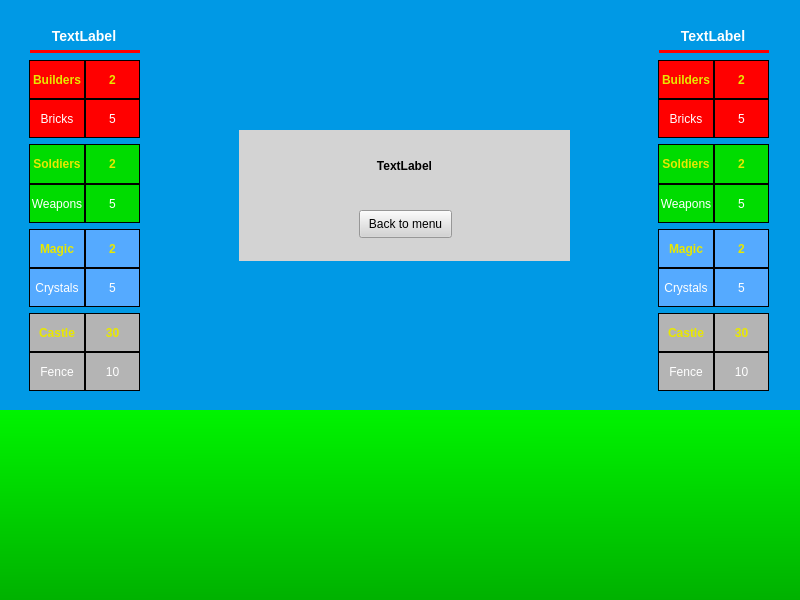
<?xml version="1.0" encoding="UTF-8"?>
<ui version="4.0">
 <class>Frame</class>
 <widget class="QFrame" name="Frame">
  <property name="geometry">
   <rect>
    <x>0</x>
    <y>0</y>
    <width>800</width>
    <height>600</height>
   </rect>
  </property>
  <property name="windowTitle">
   <string>Frame</string>
  </property>
  <property name="styleSheet">
   <string notr="true"/>
  </property>
  <widget class="QWidget" name="verticalLayoutWidget">
   <property name="geometry">
    <rect>
     <x>29</x>
     <y>60</y>
     <width>111</width>
     <height>331</height>
    </rect>
   </property>
   <layout class="QVBoxLayout" name="p1_stats_vbox">
    <item>
     <layout class="QGridLayout" name="p1_resource_0_grid">
      <property name="spacing">
       <number>0</number>
      </property>
      <item row="0" column="1">
       <widget class="QLabel" name="p1_resource_0_0_value">
        <property name="styleSheet">
         <string notr="true">background-color: red; 
border: 1px solid black;
color: rgb(232, 232, 0);
font-weight: bold;</string>
        </property>
        <property name="text">
         <string>2</string>
        </property>
        <property name="alignment">
         <set>Qt::AlignCenter</set>
        </property>
       </widget>
      </item>
      <item row="0" column="0">
       <widget class="QLabel" name="p1_resource_0_0_name">
        <property name="styleSheet">
         <string notr="true">background-color: red; 
border: 1px solid black;
color: rgb(232, 232, 0);
font-weight: bold;</string>
        </property>
        <property name="text">
         <string>Builders</string>
        </property>
        <property name="alignment">
         <set>Qt::AlignCenter</set>
        </property>
       </widget>
      </item>
      <item row="1" column="1">
       <widget class="QLabel" name="p1_resource_0_1_value">
        <property name="styleSheet">
         <string notr="true">background-color: red; 
border: 1px solid black;
color: white;</string>
        </property>
        <property name="text">
         <string>5</string>
        </property>
        <property name="alignment">
         <set>Qt::AlignCenter</set>
        </property>
       </widget>
      </item>
      <item row="1" column="0">
       <widget class="QLabel" name="p1_resource_0_1_name">
        <property name="styleSheet">
         <string notr="true">background-color: red; 
border: 1px solid black;
color: white;</string>
        </property>
        <property name="text">
         <string>Bricks</string>
        </property>
        <property name="alignment">
         <set>Qt::AlignCenter</set>
        </property>
       </widget>
      </item>
     </layout>
    </item>
    <item>
     <layout class="QGridLayout" name="p1_resource_1_grid">
      <property name="spacing">
       <number>0</number>
      </property>
      <item row="0" column="1">
       <widget class="QLabel" name="p1_resource_1_0_value">
        <property name="styleSheet">
         <string notr="true">background-color: rgb(0, 220, 0); border: 1px solid black; color: rgb(232, 232, 0);
font-weight: bold;</string>
        </property>
        <property name="text">
         <string>2</string>
        </property>
        <property name="alignment">
         <set>Qt::AlignCenter</set>
        </property>
       </widget>
      </item>
      <item row="0" column="0">
       <widget class="QLabel" name="p1_resource_1_0_name">
        <property name="styleSheet">
         <string notr="true">background-color: rgb(0, 220, 0); border: 1px solid black; color: rgb(232, 232, 0);
font-weight: bold;</string>
        </property>
        <property name="text">
         <string>Soldiers</string>
        </property>
        <property name="alignment">
         <set>Qt::AlignCenter</set>
        </property>
       </widget>
      </item>
      <item row="1" column="0">
       <widget class="QLabel" name="p1_resource_1_1_name">
        <property name="styleSheet">
         <string notr="true">background-color: rgb(0, 220, 0); border: 1px solid black; color: white;</string>
        </property>
        <property name="text">
         <string>Weapons</string>
        </property>
        <property name="alignment">
         <set>Qt::AlignCenter</set>
        </property>
       </widget>
      </item>
      <item row="1" column="1">
       <widget class="QLabel" name="p1_resource_1_1_value">
        <property name="styleSheet">
         <string notr="true">background-color: rgb(0, 220, 0); border: 1px solid black; color: white;</string>
        </property>
        <property name="text">
         <string>5</string>
        </property>
        <property name="alignment">
         <set>Qt::AlignCenter</set>
        </property>
       </widget>
      </item>
     </layout>
    </item>
    <item>
     <layout class="QGridLayout" name="p1_resource_2_grid">
      <property name="spacing">
       <number>0</number>
      </property>
      <item row="0" column="1">
       <widget class="QLabel" name="p1_resource_2_0_value">
        <property name="styleSheet">
         <string notr="true">background-color: rgb(85, 170, 255); border: 1px solid black; color: rgb(232, 232, 0);
font-weight: bold;</string>
        </property>
        <property name="text">
         <string>2</string>
        </property>
        <property name="alignment">
         <set>Qt::AlignCenter</set>
        </property>
       </widget>
      </item>
      <item row="0" column="0">
       <widget class="QLabel" name="p1_resource_2_0_name">
        <property name="styleSheet">
         <string notr="true">background-color: rgb(85, 170, 255); border: 1px solid black; color: rgb(232, 232, 0);
font-weight: bold;</string>
        </property>
        <property name="text">
         <string>Magic</string>
        </property>
        <property name="alignment">
         <set>Qt::AlignCenter</set>
        </property>
       </widget>
      </item>
      <item row="1" column="0">
       <widget class="QLabel" name="p1_resource_2_1_name">
        <property name="styleSheet">
         <string notr="true">background-color: rgb(85, 170, 255); border: 1px solid black; color: white;</string>
        </property>
        <property name="text">
         <string>Crystals</string>
        </property>
        <property name="alignment">
         <set>Qt::AlignCenter</set>
        </property>
       </widget>
      </item>
      <item row="1" column="1">
       <widget class="QLabel" name="p1_resource_2_1_value">
        <property name="styleSheet">
         <string notr="true">background-color: rgb(85, 170, 255); border: 1px solid black; color: white;</string>
        </property>
        <property name="text">
         <string>5</string>
        </property>
        <property name="alignment">
         <set>Qt::AlignCenter</set>
        </property>
       </widget>
      </item>
     </layout>
    </item>
    <item>
     <layout class="QGridLayout" name="p1_hp_grid">
      <property name="spacing">
       <number>0</number>
      </property>
      <item row="0" column="0">
       <widget class="QLabel" name="p1_castle_hp_name">
        <property name="styleSheet">
         <string notr="true">background-color: rgb(180, 180, 180); border: 1px solid black; color: rgb(232, 232, 0);
font-weight: bold;</string>
        </property>
        <property name="text">
         <string>Castle</string>
        </property>
        <property name="alignment">
         <set>Qt::AlignCenter</set>
        </property>
       </widget>
      </item>
      <item row="0" column="1">
       <widget class="QLabel" name="p1_castle_hp_value">
        <property name="styleSheet">
         <string notr="true">background-color: rgb(180, 180, 180); border: 1px solid black; color: rgb(232, 232, 0);
font-weight: bold;</string>
        </property>
        <property name="text">
         <string>30</string>
        </property>
        <property name="alignment">
         <set>Qt::AlignCenter</set>
        </property>
       </widget>
      </item>
      <item row="1" column="1">
       <widget class="QLabel" name="p1_fence_hp_value">
        <property name="styleSheet">
         <string notr="true">background-color: rgb(180, 180, 180); border: 1px solid black; color: white</string>
        </property>
        <property name="text">
         <string>10</string>
        </property>
        <property name="alignment">
         <set>Qt::AlignCenter</set>
        </property>
       </widget>
      </item>
      <item row="1" column="0">
       <widget class="QLabel" name="p1_fence_hp_name">
        <property name="styleSheet">
         <string notr="true">background-color: rgb(180, 180, 180); border: 1px solid black; color: white</string>
        </property>
        <property name="text">
         <string>Fence</string>
        </property>
        <property name="alignment">
         <set>Qt::AlignCenter</set>
        </property>
       </widget>
      </item>
     </layout>
    </item>
   </layout>
  </widget>
  <widget class="QWidget" name="horizontalLayoutWidget">
   <property name="geometry">
    <rect>
     <x>30</x>
     <y>450</y>
     <width>741</width>
     <height>121</height>
    </rect>
   </property>
   <layout class="QHBoxLayout" name="current_player_hand_hbox"/>
  </widget>
  <widget class="QWidget" name="verticalLayoutWidget_2">
   <property name="geometry">
    <rect>
     <x>658</x>
     <y>60</y>
     <width>111</width>
     <height>331</height>
    </rect>
   </property>
   <layout class="QVBoxLayout" name="p2_stats_vbox">
    <item>
     <layout class="QGridLayout" name="p2_resource_0_grid">
      <property name="spacing">
       <number>0</number>
      </property>
      <item row="0" column="1">
       <widget class="QLabel" name="p2_resource_0_0_value">
        <property name="styleSheet">
         <string notr="true">background-color: red; 
border: 1px solid black;
color: rgb(232, 232, 0);
font-weight: bold;</string>
        </property>
        <property name="text">
         <string>2</string>
        </property>
        <property name="alignment">
         <set>Qt::AlignCenter</set>
        </property>
       </widget>
      </item>
      <item row="0" column="0">
       <widget class="QLabel" name="p2_resource_0_0_name">
        <property name="styleSheet">
         <string notr="true">background-color: red; 
border: 1px solid black;
color: rgb(232, 232, 0);
font-weight: bold;</string>
        </property>
        <property name="text">
         <string>Builders</string>
        </property>
        <property name="alignment">
         <set>Qt::AlignCenter</set>
        </property>
       </widget>
      </item>
      <item row="1" column="0">
       <widget class="QLabel" name="p2_resource_0_1_name">
        <property name="styleSheet">
         <string notr="true">background-color: red; 
border: 1px solid black;
color: white;</string>
        </property>
        <property name="text">
         <string>Bricks</string>
        </property>
        <property name="alignment">
         <set>Qt::AlignCenter</set>
        </property>
       </widget>
      </item>
      <item row="1" column="1">
       <widget class="QLabel" name="p2_resource_0_1_value">
        <property name="styleSheet">
         <string notr="true">background-color: red; 
border: 1px solid black;
color: white;</string>
        </property>
        <property name="text">
         <string>5</string>
        </property>
        <property name="alignment">
         <set>Qt::AlignCenter</set>
        </property>
       </widget>
      </item>
     </layout>
    </item>
    <item>
     <layout class="QGridLayout" name="p2_resource_1_grid">
      <property name="spacing">
       <number>0</number>
      </property>
      <item row="0" column="1">
       <widget class="QLabel" name="p2_resource_1_0_value">
        <property name="styleSheet">
         <string notr="true">background-color: rgb(0, 220, 0); border: 1px solid black; color: rgb(232, 232, 0);
font-weight: bold;</string>
        </property>
        <property name="text">
         <string>2</string>
        </property>
        <property name="alignment">
         <set>Qt::AlignCenter</set>
        </property>
       </widget>
      </item>
      <item row="0" column="0">
       <widget class="QLabel" name="p2_resource_1_0_name">
        <property name="styleSheet">
         <string notr="true">background-color: rgb(0, 220, 0); border: 1px solid black; color: rgb(232, 232, 0);
font-weight: bold;</string>
        </property>
        <property name="text">
         <string>Soldiers</string>
        </property>
        <property name="alignment">
         <set>Qt::AlignCenter</set>
        </property>
       </widget>
      </item>
      <item row="1" column="0">
       <widget class="QLabel" name="p2_resource_1_1_name">
        <property name="styleSheet">
         <string notr="true">background-color: rgb(0, 220, 0); border: 1px solid black; color: white;</string>
        </property>
        <property name="text">
         <string>Weapons</string>
        </property>
        <property name="alignment">
         <set>Qt::AlignCenter</set>
        </property>
       </widget>
      </item>
      <item row="1" column="1">
       <widget class="QLabel" name="p2_resource_1_1_value">
        <property name="styleSheet">
         <string notr="true">background-color: rgb(0, 220, 0); border: 1px solid black; color: white;</string>
        </property>
        <property name="text">
         <string>5</string>
        </property>
        <property name="alignment">
         <set>Qt::AlignCenter</set>
        </property>
       </widget>
      </item>
     </layout>
    </item>
    <item>
     <layout class="QGridLayout" name="p2_resource_2_grid">
      <property name="spacing">
       <number>0</number>
      </property>
      <item row="0" column="0">
       <widget class="QLabel" name="p2_resource_2_0_name">
        <property name="styleSheet">
         <string notr="true">background-color: rgb(85, 170, 255); border: 1px solid black; color: rgb(232, 232, 0);
font-weight: bold;</string>
        </property>
        <property name="text">
         <string>Magic</string>
        </property>
        <property name="alignment">
         <set>Qt::AlignCenter</set>
        </property>
       </widget>
      </item>
      <item row="1" column="0">
       <widget class="QLabel" name="p2_resource_2_1_name">
        <property name="styleSheet">
         <string notr="true">background-color: rgb(85, 170, 255); border: 1px solid black; color: white;</string>
        </property>
        <property name="text">
         <string>Crystals</string>
        </property>
        <property name="alignment">
         <set>Qt::AlignCenter</set>
        </property>
       </widget>
      </item>
      <item row="0" column="1">
       <widget class="QLabel" name="p2_resource_2_0_value">
        <property name="styleSheet">
         <string notr="true">background-color: rgb(85, 170, 255); border: 1px solid black; color: rgb(232, 232, 0);
font-weight: bold;</string>
        </property>
        <property name="text">
         <string>2</string>
        </property>
        <property name="alignment">
         <set>Qt::AlignCenter</set>
        </property>
       </widget>
      </item>
      <item row="1" column="1">
       <widget class="QLabel" name="p2_resource_2_1_value">
        <property name="styleSheet">
         <string notr="true">background-color: rgb(85, 170, 255); border: 1px solid black; color: white;</string>
        </property>
        <property name="text">
         <string>5</string>
        </property>
        <property name="alignment">
         <set>Qt::AlignCenter</set>
        </property>
       </widget>
      </item>
     </layout>
    </item>
    <item>
     <layout class="QGridLayout" name="p2_hp_grid">
      <property name="spacing">
       <number>0</number>
      </property>
      <item row="0" column="1">
       <widget class="QLabel" name="p2_castle_hp_value">
        <property name="styleSheet">
         <string notr="true">background-color: rgb(180, 180, 180); border: 1px solid black; color: rgb(232, 232, 0);
font-weight: bold;</string>
        </property>
        <property name="text">
         <string>30</string>
        </property>
        <property name="alignment">
         <set>Qt::AlignCenter</set>
        </property>
       </widget>
      </item>
      <item row="0" column="0">
       <widget class="QLabel" name="p2_castle_hp_name">
        <property name="styleSheet">
         <string notr="true">background-color: rgb(180, 180, 180); border: 1px solid black; color: rgb(232, 232, 0);
font-weight: bold;</string>
        </property>
        <property name="text">
         <string>Castle</string>
        </property>
        <property name="alignment">
         <set>Qt::AlignCenter</set>
        </property>
       </widget>
      </item>
      <item row="1" column="0">
       <widget class="QLabel" name="p2_fence_hp_name">
        <property name="styleSheet">
         <string notr="true">background-color: rgb(180, 180, 180); border: 1px solid black; color: white</string>
        </property>
        <property name="text">
         <string>Fence</string>
        </property>
        <property name="alignment">
         <set>Qt::AlignCenter</set>
        </property>
       </widget>
      </item>
      <item row="1" column="1">
       <widget class="QLabel" name="p2_fence_hp_value">
        <property name="styleSheet">
         <string notr="true">background-color: rgb(180, 180, 180); border: 1px solid black; color: white</string>
        </property>
        <property name="text">
         <string>10</string>
        </property>
        <property name="alignment">
         <set>Qt::AlignCenter</set>
        </property>
       </widget>
      </item>
     </layout>
    </item>
   </layout>
  </widget>
  <widget class="QLabel" name="p1_name">
   <property name="geometry">
    <rect>
     <x>29</x>
     <y>20</y>
     <width>110</width>
     <height>31</height>
    </rect>
   </property>
   <property name="layoutDirection">
    <enum>Qt::LeftToRight</enum>
   </property>
   <property name="styleSheet">
    <string notr="true">color: white;
font-weight: bold;
font-size: 14px;</string>
   </property>
   <property name="text">
    <string>TextLabel</string>
   </property>
   <property name="alignment">
    <set>Qt::AlignCenter</set>
   </property>
  </widget>
  <widget class="QLabel" name="p2_name">
   <property name="geometry">
    <rect>
     <x>658</x>
     <y>20</y>
     <width>110</width>
     <height>31</height>
    </rect>
   </property>
   <property name="styleSheet">
    <string notr="true">color: white;
font-weight: bold;
font-size: 14px;</string>
   </property>
   <property name="text">
    <string>TextLabel</string>
   </property>
   <property name="alignment">
    <set>Qt::AlignCenter</set>
   </property>
  </widget>
  <widget class="QWidget" name="grass_texture" native="true">
   <property name="geometry">
    <rect>
     <x>0</x>
     <y>410</y>
     <width>800</width>
     <height>220</height>
    </rect>
   </property>
   <property name="styleSheet">
    <string notr="true">background-color: qlineargradient(spread:pad, x1:0.488, y1:0, x2:0.497, y2:1, stop:0 rgba(0, 243, 0, 255), stop:1 rgba(0, 167, 0, 255))</string>
   </property>
  </widget>
  <widget class="QWidget" name="sky_texture" native="true">
   <property name="geometry">
    <rect>
     <x>-1</x>
     <y>0</y>
     <width>801</width>
     <height>411</height>
    </rect>
   </property>
   <property name="styleSheet">
    <string notr="true">background-color: rgb(0, 153, 229)</string>
   </property>
   <widget class="QWidget" name="p2_current_turn_marker" native="true">
    <property name="geometry">
     <rect>
      <x>660</x>
      <y>50</y>
      <width>110</width>
      <height>3</height>
     </rect>
    </property>
    <property name="styleSheet">
     <string notr="true">background-color: red;</string>
    </property>
   </widget>
   <widget class="QWidget" name="p1_current_turn_marker" native="true">
    <property name="geometry">
     <rect>
      <x>31</x>
      <y>50</y>
      <width>110</width>
      <height>3</height>
     </rect>
    </property>
    <property name="styleSheet">
     <string notr="true">background-color: red;</string>
    </property>
   </widget>
   <widget class="QLabel" name="p2_castle">
    <property name="geometry">
     <rect>
      <x>489</x>
      <y>400</y>
      <width>134</width>
      <height>320</height>
     </rect>
    </property>
    <property name="text">
     <string/>
    </property>
    <property name="pixmap">
     <pixmap resource="../resources/resources.qrc">:/textures/sprites/textures/castle.png</pixmap>
    </property>
   </widget>
   <widget class="QLabel" name="p1_castle">
    <property name="geometry">
     <rect>
      <x>178</x>
      <y>400</y>
      <width>134</width>
      <height>320</height>
     </rect>
    </property>
    <property name="text">
     <string/>
    </property>
    <property name="pixmap">
     <pixmap resource="../resources/resources.qrc">:/textures/sprites/textures/castle.png</pixmap>
    </property>
   </widget>
   <widget class="QLabel" name="p1_fence_base">
    <property name="geometry">
     <rect>
      <x>340</x>
      <y>410</y>
      <width>16</width>
      <height>280</height>
     </rect>
    </property>
    <property name="text">
     <string/>
    </property>
    <property name="pixmap">
     <pixmap resource="../resources/resources.qrc">:/textures/sprites/textures/fence_base.png</pixmap>
    </property>
   </widget>
   <widget class="QLabel" name="p2_fence_base">
    <property name="geometry">
     <rect>
      <x>447</x>
      <y>410</y>
      <width>16</width>
      <height>280</height>
     </rect>
    </property>
    <property name="text">
     <string/>
    </property>
    <property name="pixmap">
     <pixmap resource="../resources/resources.qrc">:/textures/sprites/textures/fence_base.png</pixmap>
    </property>
   </widget>
   <widget class="QLabel" name="p1_fence_tip">
    <property name="geometry">
     <rect>
      <x>340</x>
      <y>394</y>
      <width>16</width>
      <height>16</height>
     </rect>
    </property>
    <property name="text">
     <string/>
    </property>
    <property name="pixmap">
     <pixmap resource="../resources/resources.qrc">:/textures/sprites/textures/fence_tip.png</pixmap>
    </property>
   </widget>
   <widget class="QLabel" name="p2_fence_tip">
    <property name="geometry">
     <rect>
      <x>447</x>
      <y>394</y>
      <width>16</width>
      <height>16</height>
     </rect>
    </property>
    <property name="text">
     <string/>
    </property>
    <property name="pixmap">
     <pixmap resource="../resources/resources.qrc">:/textures/sprites/textures/fence_tip.png</pixmap>
    </property>
   </widget>
   <widget class="QWidget" name="horizontalLayoutWidget_2">
    <property name="geometry">
     <rect>
      <x>320</x>
      <y>30</y>
      <width>160</width>
      <height>101</height>
     </rect>
    </property>
    <layout class="QHBoxLayout" name="last_played_cards_hbox"/>
   </widget>
   <widget class="QWidget" name="game_result" native="true">
    <property name="enabled">
     <bool>true</bool>
    </property>
    <property name="geometry">
     <rect>
      <x>240</x>
      <y>130</y>
      <width>331</width>
      <height>131</height>
     </rect>
    </property>
    <property name="styleSheet">
     <string notr="true">background-color: lightgrey</string>
    </property>
    <widget class="QLabel" name="game_result_msg">
     <property name="enabled">
      <bool>true</bool>
     </property>
     <property name="geometry">
      <rect>
       <x>30</x>
       <y>10</y>
       <width>271</width>
       <height>51</height>
      </rect>
     </property>
     <property name="styleSheet">
      <string notr="true">font-weight: bold; color:black</string>
     </property>
     <property name="text">
      <string>TextLabel</string>
     </property>
     <property name="alignment">
      <set>Qt::AlignCenter</set>
     </property>
    </widget>
    <widget class="QPushButton" name="game_result_exit_button">
     <property name="geometry">
      <rect>
       <x>120</x>
       <y>80</y>
       <width>93</width>
       <height>28</height>
      </rect>
     </property>
     <property name="text">
      <string>Back to menu</string>
     </property>
    </widget>
   </widget>
  </widget>
  <zorder>sky_texture</zorder>
  <zorder>grass_texture</zorder>
  <zorder>verticalLayoutWidget</zorder>
  <zorder>horizontalLayoutWidget</zorder>
  <zorder>verticalLayoutWidget_2</zorder>
  <zorder>p1_name</zorder>
  <zorder>p2_name</zorder>
 </widget>
 <resources>
  <include location="../resources/resources.qrc"/>
 </resources>
 <connections/>
</ui>
